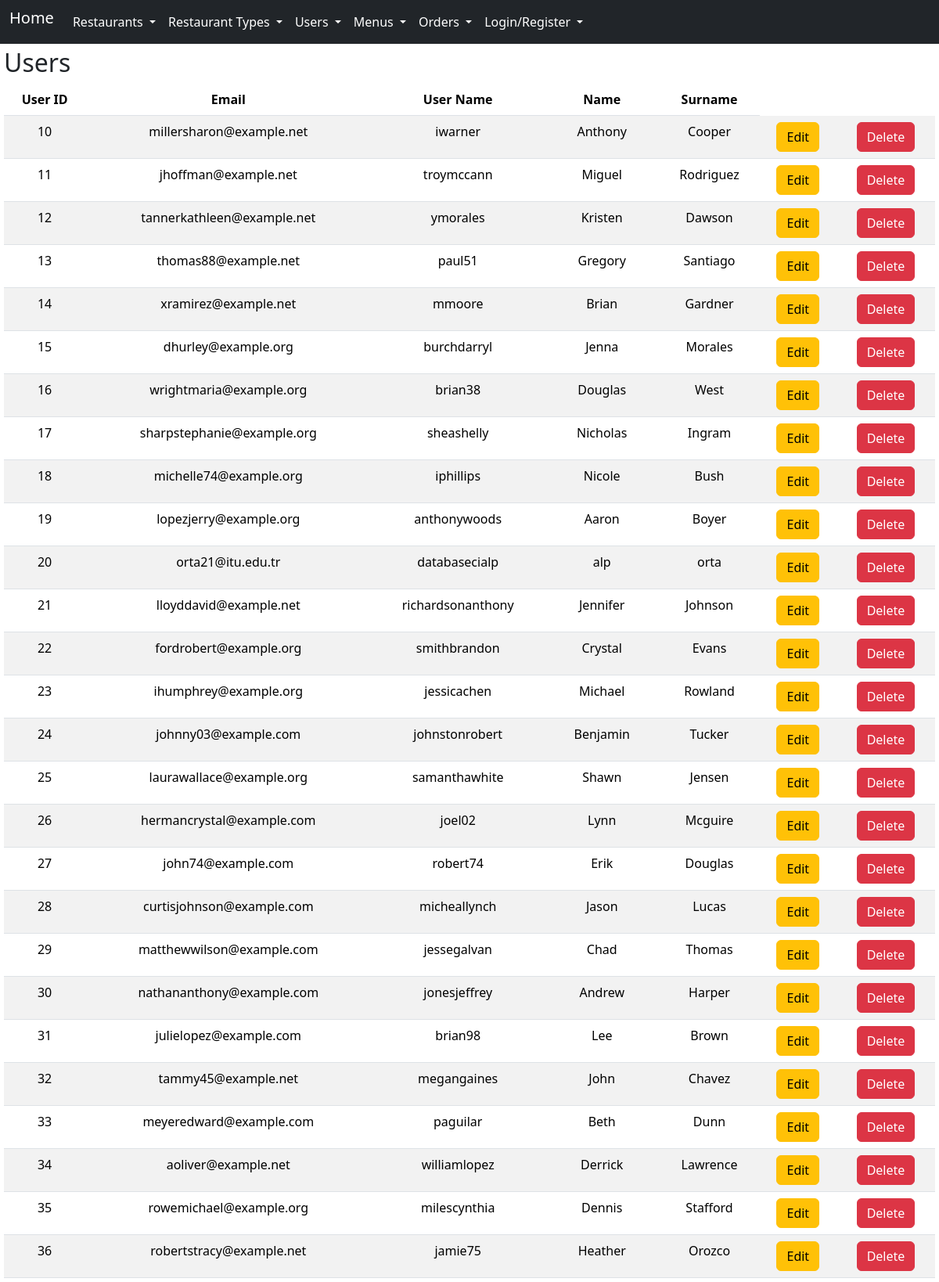
Screenshot of /list_users (upper part) with the database file from the repository.
### tables this page shows
CREATE TABLE users (id INTEGER PRIMARY KEY, email VARCHAR UNIQUE, password VARCHAR, user_name VARCHAR, name VARCHAR, surname VARCHAR, created_at TIMESTAMP);

### app.py (the view)
@app.route('/list_users')
def list_users():
    con = sqlite3.connect("database.db")
    con.row_factory = sqlite3.Row
    cur = con.cursor()
    cur.execute("SELECT * FROM users")
    rows = cur.fetchall()
    con.close()
    return render_template("list_users.html", users=rows)

### templates/list_users.html (shortened to what this page needs)
{% extends "layout.html" %}
{% block content %}
<div class="d-flex justify-content-between">
    <h2>Users</h2>
</div>
<table class="table table-striped">
    <thead class="text-center">
        <tr class="text-black">
            <th scope="col">User ID</th>
            <th scope="col">Email</th>
            <th scope="col">User Name</th>
            <th scope="col">Name</th>
            <th scope="col">Surname</th>
        </tr>
    </thead>
    <tbody class="text-center">
        {% for user in users %}
        <tr>
            <td>{{ user['id'] }}</td>
            <td>{{ user['email'] }}</td>
            <td>{{ user['user_name'] }}</td>
            <td>{{ user['name'] }}</td>
            <td>{{ user['surname'] }}</td>
            <td>
                <form action="{{ url_for('edit_user') }}" method="POST">
                    <button class="btn btn-warning" type="submit"> Edit </button>
                </form>
            </td>
            <td>
                <form onsubmit="return confirm('Are you sure you want to DELETE this User?');" action="{{ url_for('delete_user') }}" method="POST">
                    <button class="btn btn-danger" type="submit"> Delete </button>
                </form>
            </td>
        </tr>
        {% endfor %}
    </tbody>
</table>
{% endblock %}

### rows the page displays
users: id "10", email "millersharon@example.net", user_name "iwarner", name "Anthony", surname "Cooper"
users: id "11", email "jhoffman@example.net", user_name "troymccann", name "Miguel", surname "Rodriguez"
users: id "12", email "tannerkathleen@example.net", user_name "ymorales", name "Kristen", surname "Dawson"
users: id "13", email "thomas88@example.net", user_name "paul51", name "Gregory", surname "Santiago"
users: id "14", email "xramirez@example.net", user_name "mmoore", name "Brian", surname "Gardner"
users: id "15", email "dhurley@example.org", user_name "burchdarryl", name "Jenna", surname "Morales"
users: id "16", email "wrightmaria@example.org", user_name "brian38", name "Douglas", surname "West"
users: id "17", email "sharpstephanie@example.org", user_name "sheashelly", name "Nicholas", surname "Ingram"
users: id "18", email "michelle74@example.org", user_name "iphillips", name "Nicole", surname "Bush"
users: id "19", email "lopezjerry@example.org", user_name "anthonywoods", name "Aaron", surname "Boyer"
users: id "20", email "orta21@itu.edu.tr", user_name "databasecialp", name "alp", surname "orta"
users: id "21", email "lloyddavid@example.net", user_name "richardsonanthony", name "Jennifer", surname "Johnson"
users: id "22", email "fordrobert@example.org", user_name "smithbrandon", name "Crystal", surname "Evans"
users: id "23", email "ihumphrey@example.org", user_name "jessicachen", name "Michael", surname "Rowland"
users: id "24", email "johnny03@example.com", user_name "johnstonrobert", name "Benjamin", surname "Tucker"
users: id "25", email "laurawallace@example.org", user_name "samanthawhite", name "Shawn", surname "Jensen"
users: id "26", email "hermancrystal@example.com", user_name "joel02", name "Lynn", surname "Mcguire"
users: id "27", email "john74@example.com", user_name "robert74", name "Erik", surname "Douglas"
users: id "28", email "curtisjohnson@example.com", user_name "micheallynch", name "Jason", surname "Lucas"
users: id "29", email "matthewwilson@example.com", user_name "jessegalvan", name "Chad", surname "Thomas"
users: id "30", email "nathananthony@example.com", user_name "jonesjeffrey", name "Andrew", surname "Harper"
users: id "31", email "julielopez@example.com", user_name "brian98", name "Lee", surname "Brown"
users: id "32", email "tammy45@example.net", user_name "megangaines", name "John", surname "Chavez"
users: id "33", email "meyeredward@example.com", user_name "paguilar", name "Beth", surname "Dunn"
users: id "34", email "aoliver@example.net", user_name "williamlopez", name "Derrick", surname "Lawrence"
users: id "35", email "rowemichael@example.org", user_name "milescynthia", name "Dennis", surname "Stafford"
users: id "36", email "robertstracy@example.net", user_name "jamie75", name "Heather", surname "Orozco"
